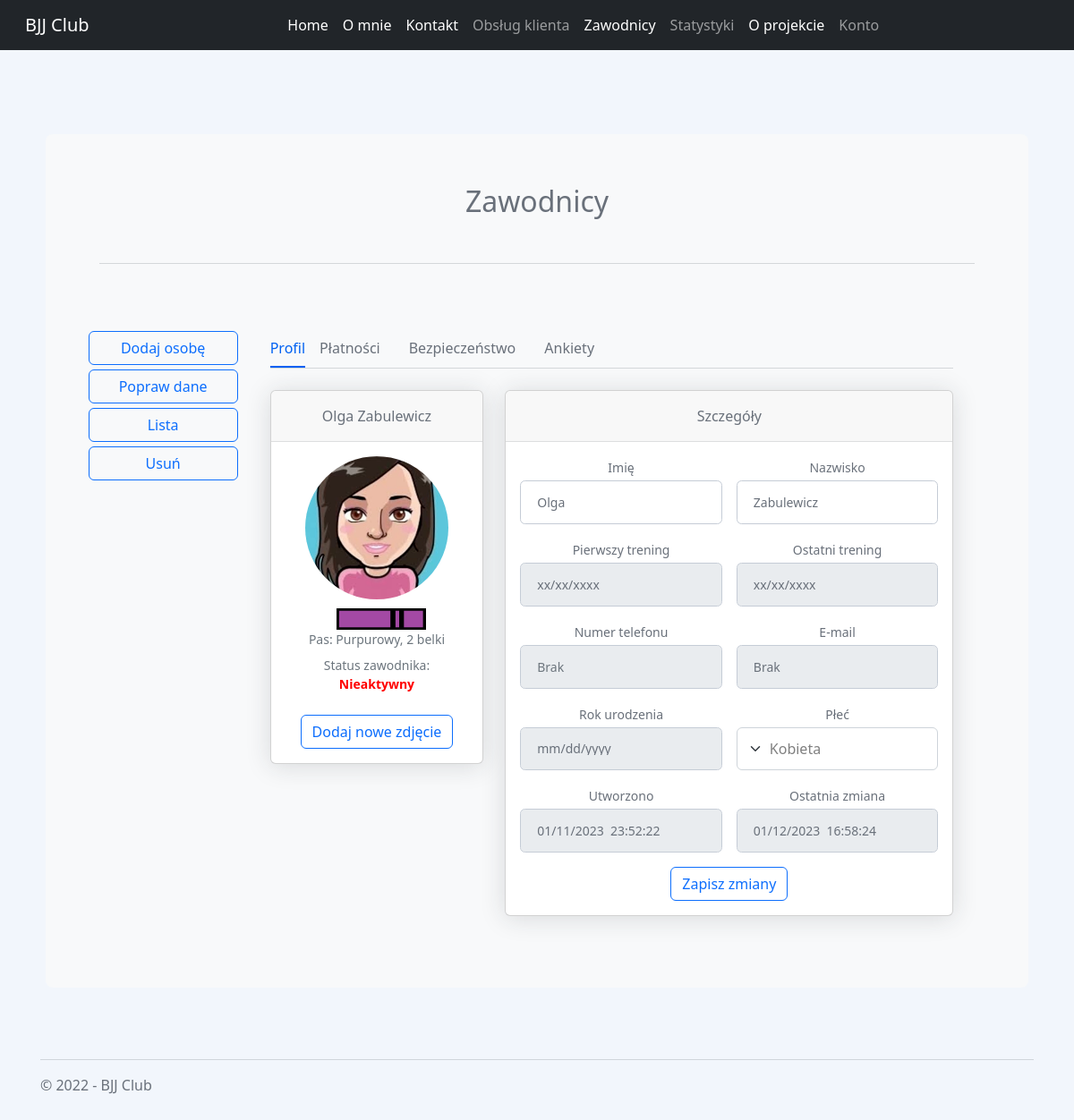
Before: /zawodnicy/profil/2 with the older database file.
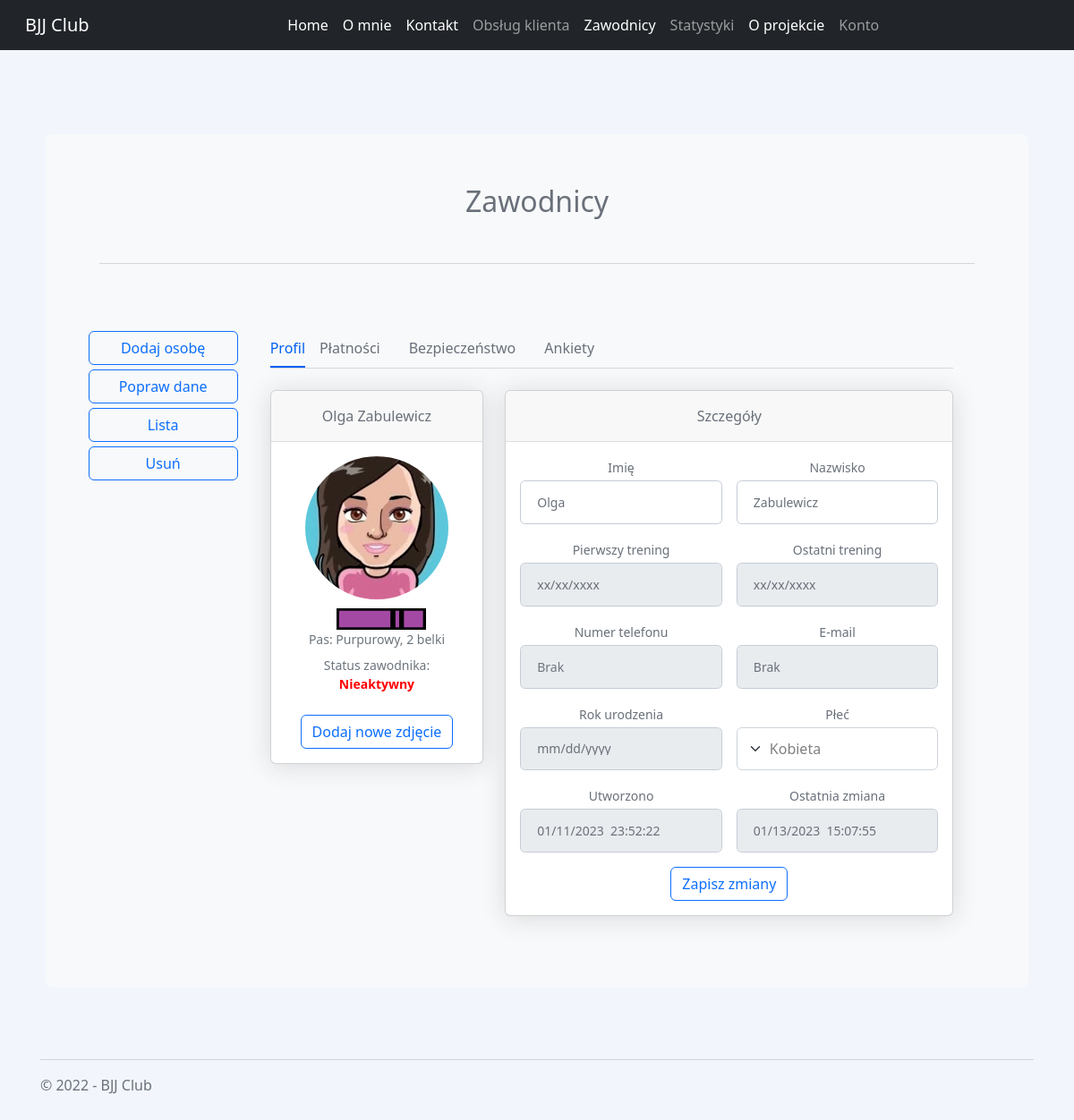
After: the same page with the newer database file.
### players/models.py (models this page shows, shortened)
class Player(models.Model):
    class Belts(models.TextChoices):
        WHITE = "Biały", "Biały"
        BLUE = "Niebieski", "Niebieski"
        PURPLE = "Purpurowy", "Purpurowy"
        BROWN = "Brązowy", "Brązowy"
        BLACK = "Czarny", "Czarny"
    class Stripes(models.TextChoices):
        ZERO = "0", "0"
        ONE = "1", "1"
        TWO = "2", "2"
        THREE = "3", "3"
        FOUR = "4", "4"
    class Gender(models.TextChoices):
        Male = "Mężczyzna", "Mężczyzna"
        Female = "Kobieta", "Kobieta"
    class SubscriptionType(models.TextChoices):
        ONE = "1 Wejście", "1 Wejście"
        FOUR = "4 Wejścia", "4 Wejścia"
        EIGHT = "8 Wejść", "8 Wejść"
        FIFTEEN = "15 Wejść", "15 Wejść"
        OPEN = "OPEN", "OPEN"
        KIDS = "Dzieci i młodzież", "Dzieci i młodzież"
    first_name = models.CharField(max_length=100)
    last_name = models.CharField(max_length=100)
    belt = models.CharField(max_length=30, choices=Belts.choices, default=Belts.WHITE)
    stripe = models.CharField(max_length=1, choices=Stripes.choices, default=Stripes.ZERO)
    gender = models.CharField(max_length=10, choices=Gender.choices, default=Gender.Male, blank=True)
    birth_date = models.DateField(blank=True, null=True)
    first_training = models.DateField(blank=True, null=True)
    last_training = models.DateField(blank=True, null=True)
    created = models.DateTimeField(auto_now_add=True)
    modified = models.DateTimeField(auto_now=True)
    email = models.EmailField(null=True, blank=True)
    active = models.BooleanField(default=False)
    subscription_type = models.CharField(max_length=30, choices=SubscriptionType.choices, default=SubscriptionType.ONE,
                                         blank=True)
    phone_number = models.CharField(max_length=20, blank=True)
    class Meta:
        ordering = ['id']

### players/views.py (the view, shortened to what this page needs)
# urls.py: path("profil/<int:player_id>", player_profile, name="player_profile"),
def player_profile(request, player_id):
    player = Player.objects.get(pk=player_id)
    context = {"player": player}
    return render(request, "player_profile.html", context)

### players/templatetags/extras.py (called while the page is built)
@register.simple_tag
def belt_png(belt, stripe):
    belts = {"Biały": 1,
             "Niebieski": 2,
             "Purpurowy": 3,
             "Brązowy": 4,
             "Czarny": 5}
    belt_index = belts[belt]
    result = f"/static/images/belts/{belt_index}.{stripe}.{belt}.png"
    return result

@register.simple_tag
def email_display(user_id):
    player = Player.objects.get(pk=user_id)
    email = player.email
    if email:
        return email
    else:
        return "Brak"

### players/templates/player_profile.html (shortened to what the changed rows need)
{% extends "inner_layout.html" %}
{% block body %}
{% load extras %}
{% load static %}
<link rel="stylesheet" type="text/css" href="{% static 'css/players/player_profile.css' %}" />
<div class="container-xl px-4 mt-4">
    <div class="row">
        <div class="col-xl-4">
            <div class="card mb-4 mb-xl-0">
                <div class="card-header">{{player.first_name}} {{player.last_name}}</div>
                <div class="card-body text-center">
                    {% if player.gender == 'Mężczyzna'%}
                    <img class="img-account-profile rounded-circle mb-2" src="{% static 'images/players/profile_photo/male.png' %}" alt="">
                    {% else %}
                    <img class="img-account-profile rounded-circle mb-2" src="{% static 'images/players/profile_photo/female.png' %}" alt="">
                    {% endif %}
                    <img src= "{% belt_png player.belt player.stripe %}" alt='' style="width: 100px; margin-left: 10px;"/>
                    <div class="small font-italic text-muted mb-2">Pas: {{player.belt}}, {{player.stripe}} belki</div>
                    <div class="small font-italic text-muted mb-4">Status zawodnika:
                        {% if player.active %}
                            <b style="color: green">Aktywny</b>
                        {% else %}
                            <b style="color: red">Nieaktywny</b>
                        {% endif %}
                    </div>
                    <button class="btn btn-outline-primary" type="button">Dodaj nowe zdjęcie</button>
                </div>
            </div>
        </div>
        <div class="col-xl-8">
            <div class="card mb-4">
                <div class="card-body">
                    <form method="post">
                        <div class="row gx-3 mb-3">
                            <div class="col-md-6">
                                <label class="small mb-1" for="first_name">Imię</label>
                                <input class="form-control" id="first_name" name="first_name" type="text" placeholder="Enter your first name" value="{{player.first_name}}">
                            </div>
                            <div class="col-md-6">
                                <label class="small mb-1" for="last_name">Nazwisko</label>
                                <input class="form-control" id="last_name" name="last_name" type="text" placeholder="Enter your last name" value="{{ player.last_name }}">
                            </div>
                        </div>
                        <div class="row gx-3 mb-3">
                            <div class="col-md-6">
                                <label class="small mb-1" for="e_mail">E-mail</label>
                                <input class="form-control" id="e_mail" type="text" name="e_mail" placeholder="Brak" value="{% email_display player.id %}" disabled readonly>
                            </div>
                        </div>
                        <div class="row gx-3 mb-3">
                            <div class="col-md-6">
                                <label class="small mb-1" for="gender">Płeć</label>
                                <select class="form-select" id="gender" name="gender" aria-label="Płeć" style="height: 48px; color: grey">
                                    {% if player.gender == "Mężczyzna" %}
                                        <option selected>Mężczyzna</option>
                                        <option value="Kobieta">Kobieta</option>
                                    {% else %}
                                        <option selected>Kobieta</option>
                                    {% endif %}
                                </select>
                            </div>
                        </div>
                        <div class="row gx-3 mb-3">
                            <div class="col-md-6">
                                <label class="small mb-1" for="inputCreated">Utworzono</label>
                                <input class="form-control" id="inputCreated" type="text" placeholder=""
                                       value="{{player.created | date:'m/d/Y  G:i:s'}}" disabled readonly>
                            </div>
                            <div class="col-md-6">
                                <label class="small mb-1" for="inputLastChange">Ostatnia zmiana</label>
                                <input class="form-control" id="inputLastChange" type="text" placeholder=""
                                       value="{{player.modified | date:'m/d/Y  G:i:s'}}" disabled readonly>
                            </div>
                        </div>
                    </form>
                </div>
            </div>
        </div>
    </div>
</div>
{% endblock %}

Changed rows visible on the page:
changed Player "Olga": modified "01/12/2023 16:58:24" → "01/13/2023 15:07:55"
